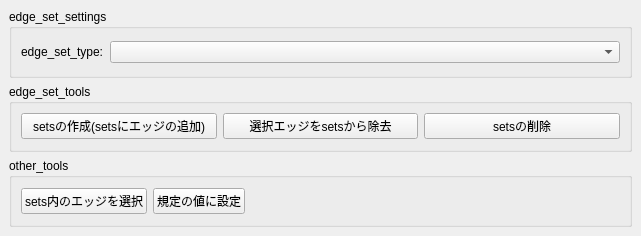
<?xml version="1.0" encoding="UTF-8"?>
<ui version="4.0">
 <class>MainWindow</class>
 <widget class="QMainWindow" name="MainWindow">
  <property name="geometry">
   <rect>
    <x>0</x>
    <y>0</y>
    <width>641</width>
    <height>236</height>
   </rect>
  </property>
  <property name="windowTitle">
   <string>MainWindow</string>
  </property>
  <widget class="QWidget" name="centralwidget">
   <layout class="QVBoxLayout" name="verticalLayout">
    <item>
     <widget class="QGroupBox" name="groupBox_2">
      <property name="title">
       <string>edge_set_settings</string>
      </property>
      <layout class="QVBoxLayout" name="verticalLayout_3">
       <item>
        <layout class="QHBoxLayout" name="horizontalLayout_2" stretch="0,1">
         <item>
          <widget class="QLabel" name="label">
           <property name="text">
            <string>edge_set_type:</string>
           </property>
          </widget>
         </item>
         <item>
          <widget class="QComboBox" name="edge_set_type_cmbbox"/>
         </item>
        </layout>
       </item>
      </layout>
     </widget>
    </item>
    <item>
     <widget class="QGroupBox" name="groupBox">
      <property name="title">
       <string>edge_set_tools</string>
      </property>
      <layout class="QVBoxLayout" name="verticalLayout_2">
       <item>
        <layout class="QHBoxLayout" name="horizontalLayout">
         <item>
          <widget class="QPushButton" name="create_edge_set_btn">
           <property name="text">
            <string>setsの作成(setsにエッジの追加)</string>
           </property>
          </widget>
         </item>
         <item>
          <widget class="QPushButton" name="edge_set_remove_btn">
           <property name="text">
            <string>選択エッジをsetsから除去</string>
           </property>
          </widget>
         </item>
         <item>
          <widget class="QPushButton" name="delete_edge_set_btn">
           <property name="text">
            <string>setsの削除</string>
           </property>
          </widget>
         </item>
        </layout>
       </item>
      </layout>
     </widget>
    </item>
    <item>
     <widget class="QGroupBox" name="groupBox_3">
      <property name="title">
       <string>other_tools</string>
      </property>
      <layout class="QVBoxLayout" name="verticalLayout_4">
       <item>
        <layout class="QHBoxLayout" name="horizontalLayout_3">
         <item>
          <widget class="QPushButton" name="selects_sets_member_btn">
           <property name="text">
            <string>sets内のエッジを選択</string>
           </property>
          </widget>
         </item>
         <item>
          <widget class="QPushButton" name="set_default_pos_and_normal_btn">
           <property name="text">
            <string>規定の値に設定</string>
           </property>
          </widget>
         </item>
         <item>
          <spacer name="horizontalSpacer">
           <property name="orientation">
            <enum>Qt::Horizontal</enum>
           </property>
           <property name="sizeHint" stdset="0">
            <size>
             <width>40</width>
             <height>20</height>
            </size>
           </property>
          </spacer>
         </item>
        </layout>
       </item>
      </layout>
     </widget>
    </item>
   </layout>
  </widget>
 </widget>
 <resources/>
 <connections/>
</ui>
